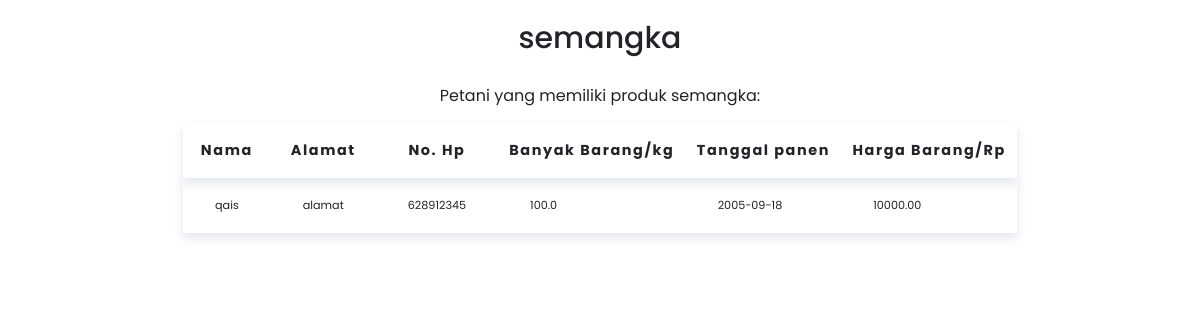
/postbarang.php?nama_barang=semangka, run on an earlier commit of the app's database.
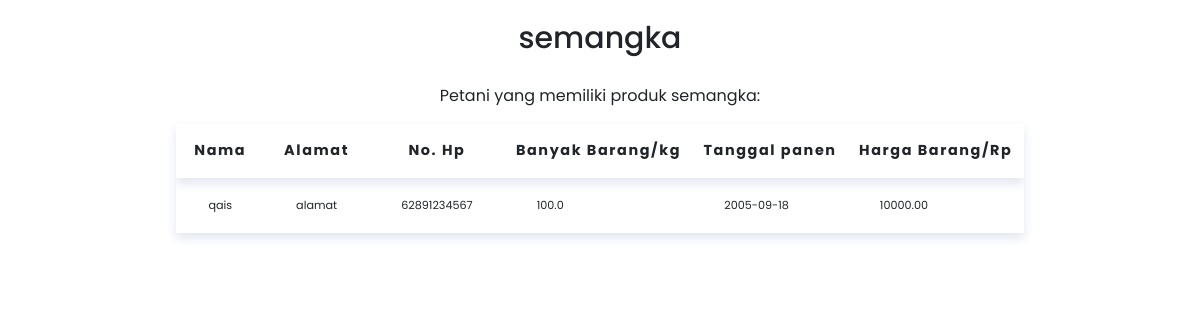
And on a later commit of the database.
### tables this page shows
CREATE TABLE `petani` (
  `id_petani` int(11) NOT NULL AUTO_INCREMENT,
  `petani_produk` varchar(255) NOT NULL,
  `nama` varchar(255) NOT NULL,
  `alamat` text NOT NULL,
  `nomor_hp` varchar(20) NOT NULL,
  CONSTRAINT petani_ID_PK PRIMARY KEY(id_petani)
);

CREATE TABLE `produk` (
  `id_produk` int(11) NOT NULL AUTO_INCREMENT,
  `nama_produk` varchar(255) NOT NULL,
  `berat_barang` float(5,1) NOT NULL,
  `tanggal_panen` date NULL DEFAULT CURRENT_DATE,
  `harga_barang` decimal(10,2) NOT NULL,
  CONSTRAINT produk_id_PK PRIMARY KEY(id_produk),
  CONSTRAINT produk_barangID_FK FOREIGN KEY(nama_produk) REFERENCES barang(nama_barang)
);

### postbarang.php (the view, shortened to what this page needs)
<?php
require 'config.php';
if (isset($_GET['nama_barang'])) {
    $produk = $_GET['nama_barang'];
    $q  = mysqli_query($conn, "SELECT * FROM petani WHERE petani_produk = '{$produk}'");
    $q2 = mysqli_query($conn, "SELECT * FROM produk WHERE nama_produk = '{$produk}'");
}
?>
<!DOCTYPE html>
<html lang="en">
<head>
	<link href="https://cdn.jsdelivr.net/npm/bootstrap@5.1.2/dist/css/bootstrap.min.css" rel="stylesheet">
    <link rel="stylesheet" href="css/liststyle.css">
</head>
<body>
	<div class="produc-title">
	<h1 class="list-title"><?= $produk; ?></h1>
    <p class="text-center">Petani yang memiliki produk <?= $produk; ?>:</p>
	</div>
	<div class="row justify-content-center">
    <div class="col-auto">
	<table>
	<thead>
		<tr class="text-center">
            <th scope="col">Nama</th>
            <th scope="col">Alamat</th>
            <th scope="col">No. Hp</th>
            <th scope="col">Banyak Barang/kg</th>
            <th scope="col">Tanggal panen</th>
            <th scope="col">Harga Barang/Rp</th>
		</tr>
	</thead>
	<tbody>
    <?php
		while($petani = mysqli_fetch_array($q)){
			echo "<tr>";
			echo "<td>".$petani['nama']."</td>";
			echo "<td>".$petani['alamat']."</td>";
			echo "<td>".$petani['nomor_hp']."</td>";
            $produkk = mysqli_fetch_array($q2);
            echo "<td>".$produkk['berat_barang']."</td>";
            echo "<td>".$produkk['tanggal_panen']."</td>";
			echo "<td>".$produkk['harga_barang']."</td>";
			echo "</tr>";
			}
		?>
    </tbody>
	</table>
	</div>
    </div>
</body>
</html>

What changed in the data, as far as the page shows it:
changed petani "qais": nomor_hp "628912345" → "62891234567"
